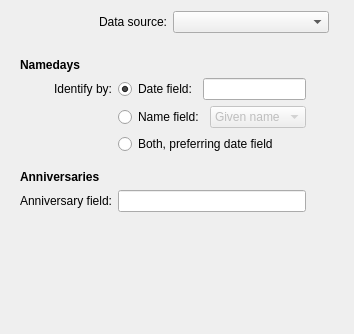
<?xml version="1.0" encoding="UTF-8"?>
<ui version="4.0">
 <class>BirthdayListDataSourceConfig</class>
 <widget class="QWidget" name="BirthdayListDataSourceConfig">
  <property name="geometry">
   <rect>
    <x>0</x>
    <y>0</y>
    <width>354</width>
    <height>334</height>
   </rect>
  </property>
  <property name="windowTitle">
   <string>Form</string>
  </property>
  <layout class="QGridLayout" name="gridLayout">
   <item row="1" column="1">
    <widget class="QComboBox" name="cmbDataSource"/>
   </item>
   <item row="1" column="2">
    <spacer name="spacerScreenRight">
     <property name="orientation">
      <enum>Qt::Horizontal</enum>
     </property>
     <property name="sizeHint" stdset="0">
      <size>
       <width>40</width>
       <height>20</height>
      </size>
     </property>
    </spacer>
   </item>
   <item row="2" column="1">
    <spacer name="spacerDataSourceBottom">
     <property name="orientation">
      <enum>Qt::Vertical</enum>
     </property>
     <property name="sizeType">
      <enum>QSizePolicy::Fixed</enum>
     </property>
     <property name="sizeHint" stdset="0">
      <size>
       <width>20</width>
       <height>10</height>
      </size>
     </property>
    </spacer>
   </item>
   <item row="8" column="0" colspan="2">
    <spacer name="spacerScreenBottom">
     <property name="orientation">
      <enum>Qt::Vertical</enum>
     </property>
     <property name="sizeHint" stdset="0">
      <size>
       <width>20</width>
       <height>40</height>
      </size>
     </property>
    </spacer>
   </item>
   <item row="1" column="0">
    <widget class="QLabel" name="lblDataSource">
     <property name="text">
      <string>Data source:</string>
     </property>
     <property name="alignment">
      <set>Qt::AlignRight|Qt::AlignTrailing|Qt::AlignVCenter</set>
     </property>
    </widget>
   </item>
   <item row="3" column="0" colspan="2">
    <widget class="QStackedWidget" name="stckWidgetDSConfPages">
     <property name="currentIndex">
      <number>0</number>
     </property>
     <widget class="QWidget" name="pageKabConfig">
      <layout class="QGridLayout" name="gridLayout_3">
       <item row="9" column="0">
        <spacer name="spacerKabBottom">
         <property name="orientation">
          <enum>Qt::Vertical</enum>
         </property>
         <property name="sizeHint" stdset="0">
          <size>
           <width>20</width>
           <height>40</height>
          </size>
         </property>
        </spacer>
       </item>
       <item row="3" column="1" colspan="2">
        <layout class="QHBoxLayout" name="hlKabNamedayDateField">
         <item>
          <widget class="QRadioButton" name="rbKabNamedayDateField">
           <property name="text">
            <string>Date field:</string>
           </property>
           <property name="checked">
            <bool>true</bool>
           </property>
           <attribute name="buttonGroup">
            <string>bgKabNamedayFieldType</string>
           </attribute>
          </widget>
         </item>
         <item>
          <widget class="QLineEdit" name="lineEditKabNamedayDateField">
           <property name="sizePolicy">
            <sizepolicy hsizetype="Expanding" vsizetype="Fixed">
             <horstretch>0</horstretch>
             <verstretch>0</verstretch>
            </sizepolicy>
           </property>
          </widget>
         </item>
        </layout>
       </item>
       <item row="3" column="0">
        <widget class="QLabel" name="lblKabNamedayIdentifyBy">
         <property name="text">
          <string>Identify by:</string>
         </property>
         <property name="alignment">
          <set>Qt::AlignRight|Qt::AlignTrailing|Qt::AlignVCenter</set>
         </property>
        </widget>
       </item>
       <item row="4" column="1" colspan="2">
        <layout class="QHBoxLayout" name="hlKabNamedayNameField">
         <item>
          <widget class="QRadioButton" name="rbKabNamedayNameField">
           <property name="layoutDirection">
            <enum>Qt::LeftToRight</enum>
           </property>
           <property name="text">
            <string>Name field:</string>
           </property>
           <attribute name="buttonGroup">
            <string>bgKabNamedayFieldType</string>
           </attribute>
          </widget>
         </item>
         <item>
          <widget class="QComboBox" name="cmbKabNamedayNameField">
           <property name="enabled">
            <bool>false</bool>
           </property>
           <property name="sizePolicy">
            <sizepolicy hsizetype="Preferred" vsizetype="Fixed">
             <horstretch>0</horstretch>
             <verstretch>0</verstretch>
            </sizepolicy>
           </property>
           <item>
            <property name="text">
             <string>Given name</string>
            </property>
           </item>
          </widget>
         </item>
        </layout>
       </item>
       <item row="8" column="0">
        <widget class="QLabel" name="lblKabAnniversaryField">
         <property name="text">
          <string>Anniversary field:</string>
         </property>
         <property name="alignment">
          <set>Qt::AlignRight|Qt::AlignTrailing|Qt::AlignVCenter</set>
         </property>
        </widget>
       </item>
       <item row="8" column="1" colspan="2">
        <widget class="QLineEdit" name="lineEditKabAnniversaryField"/>
       </item>
       <item row="6" column="1" colspan="2">
        <spacer name="spacerKabNamedaysBottom">
         <property name="orientation">
          <enum>Qt::Vertical</enum>
         </property>
         <property name="sizeType">
          <enum>QSizePolicy::Fixed</enum>
         </property>
         <property name="sizeHint" stdset="0">
          <size>
           <width>20</width>
           <height>10</height>
          </size>
         </property>
        </spacer>
       </item>
       <item row="7" column="0" colspan="3">
        <widget class="QLabel" name="lblKabTitleAnniversaries">
         <property name="font">
          <font>
           <weight>75</weight>
           <bold>true</bold>
          </font>
         </property>
         <property name="text">
          <string>Anniversaries</string>
         </property>
        </widget>
       </item>
       <item row="2" column="0" colspan="3">
        <widget class="QLabel" name="lblKabTitleNamedays">
         <property name="font">
          <font>
           <weight>75</weight>
           <bold>true</bold>
          </font>
         </property>
         <property name="text">
          <string>Namedays</string>
         </property>
        </widget>
       </item>
       <item row="3" column="3">
        <spacer name="spacerKabRight">
         <property name="orientation">
          <enum>Qt::Horizontal</enum>
         </property>
         <property name="sizeHint" stdset="0">
          <size>
           <width>40</width>
           <height>20</height>
          </size>
         </property>
        </spacer>
       </item>
       <item row="5" column="1">
        <widget class="QRadioButton" name="rbKabNamedayBothFields">
         <property name="text">
          <string>Both, preferring date field</string>
         </property>
         <attribute name="buttonGroup">
          <string>bgKabNamedayFieldType</string>
         </attribute>
        </widget>
       </item>
      </layout>
     </widget>
     <widget class="QWidget" name="pageAkonadiConfig">
      <layout class="QGridLayout" name="gridLayout_2">
       <item row="3" column="0" colspan="3">
        <widget class="QLabel" name="lblAkoTitleNamedays">
         <property name="font">
          <font>
           <weight>75</weight>
           <bold>true</bold>
          </font>
         </property>
         <property name="text">
          <string>Namedays</string>
         </property>
        </widget>
       </item>
       <item row="11" column="0">
        <spacer name="spacerAkonadiBottom">
         <property name="orientation">
          <enum>Qt::Vertical</enum>
         </property>
         <property name="sizeHint" stdset="0">
          <size>
           <width>20</width>
           <height>40</height>
          </size>
         </property>
        </spacer>
       </item>
       <item row="4" column="0">
        <widget class="QLabel" name="lblAkoNamedayIdentifyBy">
         <property name="text">
          <string>Identify by:</string>
         </property>
         <property name="alignment">
          <set>Qt::AlignRight|Qt::AlignTrailing|Qt::AlignVCenter</set>
         </property>
        </widget>
       </item>
       <item row="9" column="0" colspan="3">
        <widget class="QLabel" name="lblAkoTitleAnniversaries">
         <property name="font">
          <font>
           <weight>75</weight>
           <bold>true</bold>
          </font>
         </property>
         <property name="text">
          <string>Anniversaries</string>
         </property>
        </widget>
       </item>
       <item row="10" column="0">
        <widget class="QLabel" name="lblAkoAnniversaryField">
         <property name="text">
          <string>Anniversary field:</string>
         </property>
        </widget>
       </item>
       <item row="4" column="2">
        <layout class="QHBoxLayout" name="hlAkoNamedayDateField">
         <item>
          <widget class="QRadioButton" name="rbAkoNamedayDateField">
           <property name="text">
            <string>Date field:</string>
           </property>
           <property name="checked">
            <bool>true</bool>
           </property>
           <attribute name="buttonGroup">
            <string>bgAkoNamedayFieldType</string>
           </attribute>
          </widget>
         </item>
         <item>
          <widget class="QLineEdit" name="lineEditAkoNamedayDateField"/>
         </item>
        </layout>
       </item>
       <item row="6" column="2">
        <layout class="QHBoxLayout" name="hlAkoNamedayNameField">
         <item>
          <widget class="QRadioButton" name="rbAkoNamedayNameField">
           <property name="text">
            <string>Name field:</string>
           </property>
           <attribute name="buttonGroup">
            <string>bgAkoNamedayFieldType</string>
           </attribute>
          </widget>
         </item>
         <item>
          <widget class="QComboBox" name="cmbAkoNamedayNameField">
           <property name="enabled">
            <bool>false</bool>
           </property>
           <item>
            <property name="text">
             <string>Given name</string>
            </property>
           </item>
          </widget>
         </item>
        </layout>
       </item>
       <item row="8" column="2">
        <spacer name="spacerAkoNamedaysBottom">
         <property name="orientation">
          <enum>Qt::Vertical</enum>
         </property>
         <property name="sizeType">
          <enum>QSizePolicy::Fixed</enum>
         </property>
         <property name="sizeHint" stdset="0">
          <size>
           <width>20</width>
           <height>10</height>
          </size>
         </property>
        </spacer>
       </item>
       <item row="10" column="2">
        <widget class="QLineEdit" name="lineEditAkoAnniversaryField"/>
       </item>
       <item row="4" column="3">
        <spacer name="spacerAkonadiRight">
         <property name="orientation">
          <enum>Qt::Horizontal</enum>
         </property>
         <property name="sizeHint" stdset="0">
          <size>
           <width>40</width>
           <height>20</height>
          </size>
         </property>
        </spacer>
       </item>
       <item row="0" column="0" colspan="3">
        <widget class="QLabel" name="lblAkoTitleCollections">
         <property name="font">
          <font>
           <weight>75</weight>
           <bold>true</bold>
          </font>
         </property>
         <property name="text">
          <string>Collections</string>
         </property>
        </widget>
       </item>
       <item row="1" column="0">
        <widget class="QLabel" name="lblAkoCollection">
         <property name="text">
          <string>Akonadi collection:</string>
         </property>
        </widget>
       </item>
       <item row="1" column="1" colspan="2">
        <widget class="QComboBox" name="cmbAkoCollection"/>
       </item>
       <item row="2" column="2">
        <spacer name="spacerAkoCollectionsBottom">
         <property name="orientation">
          <enum>Qt::Vertical</enum>
         </property>
         <property name="sizeType">
          <enum>QSizePolicy::Fixed</enum>
         </property>
         <property name="sizeHint" stdset="0">
          <size>
           <width>20</width>
           <height>10</height>
          </size>
         </property>
        </spacer>
       </item>
       <item row="7" column="2">
        <widget class="QRadioButton" name="rbAkoNamedayBothFields">
         <property name="text">
          <string>Both, preferring date field</string>
         </property>
         <attribute name="buttonGroup">
          <string>bgAkoNamedayFieldType</string>
         </attribute>
        </widget>
       </item>
      </layout>
     </widget>
     <widget class="QWidget" name="pageThunderbirdConfig">
      <layout class="QGridLayout" name="gridLayout_4">
       <item row="1" column="0">
        <spacer name="spacerThunderbirdBottom">
         <property name="orientation">
          <enum>Qt::Vertical</enum>
         </property>
         <property name="sizeHint" stdset="0">
          <size>
           <width>20</width>
           <height>40</height>
          </size>
         </property>
        </spacer>
       </item>
       <item row="0" column="1">
        <spacer name="spacerThunderbirdRight">
         <property name="orientation">
          <enum>Qt::Horizontal</enum>
         </property>
         <property name="sizeHint" stdset="0">
          <size>
           <width>40</width>
           <height>20</height>
          </size>
         </property>
        </spacer>
       </item>
      </layout>
     </widget>
    </widget>
   </item>
  </layout>
 </widget>
 <tabstops>
  <tabstop>cmbDataSource</tabstop>
  <tabstop>rbKabNamedayDateField</tabstop>
  <tabstop>lineEditKabNamedayDateField</tabstop>
  <tabstop>rbKabNamedayNameField</tabstop>
  <tabstop>cmbKabNamedayNameField</tabstop>
  <tabstop>rbKabNamedayBothFields</tabstop>
  <tabstop>lineEditKabAnniversaryField</tabstop>
  <tabstop>cmbAkoCollection</tabstop>
  <tabstop>rbAkoNamedayDateField</tabstop>
  <tabstop>lineEditAkoNamedayDateField</tabstop>
  <tabstop>rbAkoNamedayNameField</tabstop>
  <tabstop>cmbAkoNamedayNameField</tabstop>
  <tabstop>rbAkoNamedayBothFields</tabstop>
  <tabstop>lineEditAkoAnniversaryField</tabstop>
 </tabstops>
 <resources/>
 <connections>
  <connection>
   <sender>rbKabNamedayDateField</sender>
   <signal>toggled(bool)</signal>
   <receiver>lineEditKabNamedayDateField</receiver>
   <slot>setEnabled(bool)</slot>
   <hints>
    <hint type="sourcelabel">
     <x>180</x>
     <y>100</y>
    </hint>
    <hint type="destinationlabel">
     <x>268</x>
     <y>101</y>
    </hint>
   </hints>
  </connection>
  <connection>
   <sender>rbKabNamedayNameField</sender>
   <signal>toggled(bool)</signal>
   <receiver>cmbKabNamedayNameField</receiver>
   <slot>setEnabled(bool)</slot>
   <hints>
    <hint type="sourcelabel">
     <x>180</x>
     <y>131</y>
    </hint>
    <hint type="destinationlabel">
     <x>276</x>
     <y>134</y>
    </hint>
   </hints>
  </connection>
  <connection>
   <sender>rbAkoNamedayDateField</sender>
   <signal>toggled(bool)</signal>
   <receiver>lineEditAkoNamedayDateField</receiver>
   <slot>setEnabled(bool)</slot>
   <hints>
    <hint type="sourcelabel">
     <x>171</x>
     <y>163</y>
    </hint>
    <hint type="destinationlabel">
     <x>240</x>
     <y>163</y>
    </hint>
   </hints>
  </connection>
  <connection>
   <sender>rbAkoNamedayNameField</sender>
   <signal>toggled(bool)</signal>
   <receiver>cmbAkoNamedayNameField</receiver>
   <slot>setEnabled(bool)</slot>
   <hints>
    <hint type="sourcelabel">
     <x>201</x>
     <y>186</y>
    </hint>
    <hint type="destinationlabel">
     <x>250</x>
     <y>190</y>
    </hint>
   </hints>
  </connection>
  <connection>
   <sender>cmbDataSource</sender>
   <signal>currentIndexChanged(int)</signal>
   <receiver>stckWidgetDSConfPages</receiver>
   <slot>setCurrentIndex(int)</slot>
   <hints>
    <hint type="sourcelabel">
     <x>240</x>
     <y>20</y>
    </hint>
    <hint type="destinationlabel">
     <x>330</x>
     <y>57</y>
    </hint>
   </hints>
  </connection>
  <connection>
   <sender>rbAkoNamedayBothFields</sender>
   <signal>toggled(bool)</signal>
   <receiver>lineEditAkoNamedayDateField</receiver>
   <slot>setEnabled(bool)</slot>
   <hints>
    <hint type="sourcelabel">
     <x>140</x>
     <y>218</y>
    </hint>
    <hint type="destinationlabel">
     <x>243</x>
     <y>161</y>
    </hint>
   </hints>
  </connection>
  <connection>
   <sender>rbAkoNamedayBothFields</sender>
   <signal>toggled(bool)</signal>
   <receiver>cmbAkoNamedayNameField</receiver>
   <slot>setEnabled(bool)</slot>
   <hints>
    <hint type="sourcelabel">
     <x>136</x>
     <y>218</y>
    </hint>
    <hint type="destinationlabel">
     <x>253</x>
     <y>192</y>
    </hint>
   </hints>
  </connection>
  <connection>
   <sender>rbKabNamedayBothFields</sender>
   <signal>toggled(bool)</signal>
   <receiver>lineEditKabNamedayDateField</receiver>
   <slot>setEnabled(bool)</slot>
   <hints>
    <hint type="sourcelabel">
     <x>129</x>
     <y>142</y>
    </hint>
    <hint type="destinationlabel">
     <x>223</x>
     <y>98</y>
    </hint>
   </hints>
  </connection>
  <connection>
   <sender>rbKabNamedayBothFields</sender>
   <signal>toggled(bool)</signal>
   <receiver>cmbKabNamedayNameField</receiver>
   <slot>setEnabled(bool)</slot>
   <hints>
    <hint type="sourcelabel">
     <x>119</x>
     <y>149</y>
    </hint>
    <hint type="destinationlabel">
     <x>223</x>
     <y>119</y>
    </hint>
   </hints>
  </connection>
 </connections>
 <buttongroups>
  <buttongroup name="bgAkoNamedayFieldType"/>
  <buttongroup name="bgKabNamedayFieldType"/>
 </buttongroups>
</ui>
